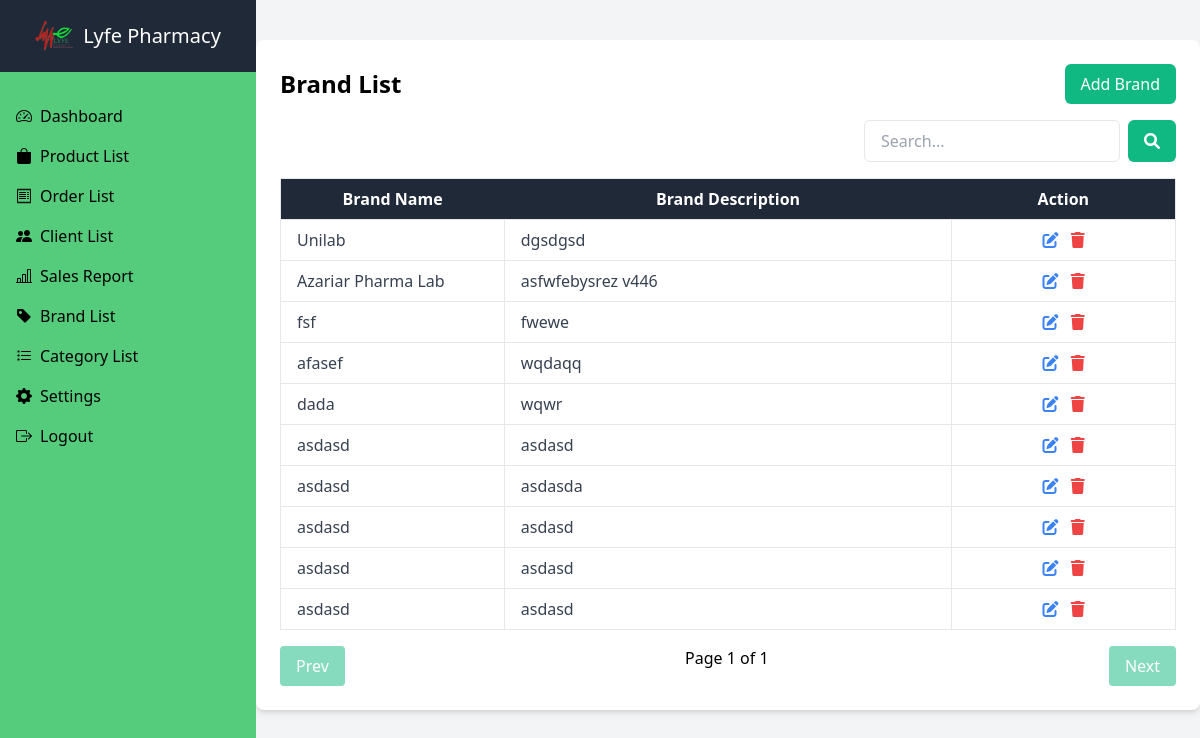
Page /admin/brand_list.php (signed in) on the committed database.
### tables this page shows
CREATE TABLE `brands` (
  `brand_id` int(11) NOT NULL,
  `brand_name` varchar(255) NOT NULL,
  `brand_description` text DEFAULT NULL
);

### admin/brand_list.php (the view, shortened to what this page needs)
<?php
$host = 'localhost';
$dbname = 'onlinepharmacy_db';
$username = 'root';
$password = '';
$perPage = 10;
$page = isset($_GET['page']) && is_numeric($_GET['page']) ? $_GET['page'] : 1;
try {
    $pdo = new PDO("mysql:host=$host;dbname=$dbname", $username, $password);
    $pdo->setAttribute(PDO::ATTR_ERRMODE, PDO::ERRMODE_EXCEPTION);
    $stmt = $pdo->query("SELECT COUNT(*) as total FROM brands");
    $total = $stmt->fetch(PDO::FETCH_ASSOC)['total'];
    $totalPages = ceil($total / $perPage);
    $page = max(1, min($totalPages, $page));
    $offset = ($page - 1) * $perPage;
    $stmt = $pdo->prepare("SELECT * FROM brands LIMIT :offset, :perPage");
    $stmt->bindParam(':offset', $offset, PDO::PARAM_INT);
    $stmt->bindParam(':perPage', $perPage, PDO::PARAM_INT);
    $stmt->execute();
    $brands = $stmt->fetchAll(PDO::FETCH_ASSOC);
} catch (PDOException $e) {
    echo "Error: " . $e->getMessage();
}
?>
<!DOCTYPE html>
<html lang="en">
<head>
    <link rel="stylesheet" href="https://cdnjs.cloudflare.com/ajax/libs/tailwindcss/2.2.19/tailwind.min.css">
    <link rel="stylesheet" href="https://cdnjs.cloudflare.com/ajax/libs/font-awesome/6.0.0-beta3/css/all.min.css">
</head>
<?php include 'inc/sidebar.php' ?>
<body class="bg-gray-100 ml-64">
    <div class="flex justify-center">
        <div class="container mx-auto mt-10 bg-white p-6 rounded-lg shadow-md">
            <div class="flex justify-between items-center mb-4">
                <h1 class="text-2xl font-semibold">Brand List</h1>
                <button id="openModalButton" class="bg-green-500 text-white px-4 py-2 rounded-md">Add Brand</button>
            </div>
            <div class="mb-4 flex justify-end items-center">
                <div class="flex">
                    <input type="text" id="search" placeholder="Search..." class="border rounded-md px-4 py-2 w-64">
                    <button type="button" class="bg-green-500 text-white hover:bg-green-300 px-4 py-2 rounded-md ml-2">
                        <i class="fas fa-search"></i>
                    </button>
                </div>
            </div>
            <div class="overflow-x-auto" style="max-height: 500px;">
                <table class="min-w-full bg-white border rounded">
                    <thead class="bg-gray-800 text-white">
                        <tr>
                            <th class="w-1/4 text-center py-2 px-4">Brand Name</th>
                            <th class="w-1/2 text-center py-2 px-4">Brand Description</th>
                            <th class="w-1/4 text-center py-2 px-4">Action</th>
                        </tr>
                    </thead>
                    <tbody class="text-gray-700" id="brandTable">
                        <?php foreach ($brands as $brand): ?>
                            <tr>
                                <td class="border px-4 py-2"><?php echo $brand['brand_name']; ?></td>
                                <td class="border px-4 py-2"><?php echo $brand['brand_description']; ?></td>
                                <td class="border px-4 py-2 text-center">
                                    <a href="edit_brand.php?id=<?php echo $brand['brand_id']; ?>" class="text-blue-500 hover:text-blue-700 mr-2"><i class="fas fa-edit"></i></a>
                                    <a href="delete_brand.php?id=<?php echo $brand['brand_id']; ?>" class="text-red-500 hover:text-red-700"><i class="fas fa-trash"></i></a>
                                </td>
                            </tr>
                        <?php endforeach; ?>
                    </tbody>
                </table>
            </div>
            <div class="flex justify-between mt-4">
                <a href="?page=<?php echo $page - 1; ?>" class="px-4 py-2 bg-green-500 text-white rounded <?php echo ($page <= 1) ? 'opacity-50 cursor-not-allowed' : ''; ?>">Prev</a>
                <div>Page <?php echo $page; ?> of <?php echo $totalPages; ?></div>
                <a href="?page=<?php echo $page + 1; ?>" class="px-4 py-2 bg-green-500 text-white rounded <?php echo ($page >= $totalPages) ? 'opacity-50 cursor-not-allowed' : ''; ?>">Next</a>
            </div>
        </div>
    </div>
</body>
</html>

### rows in the picture
brands: brand_name "Unilab", brand_description "dgsdgsd"
brands: brand_name "Azariar Pharma Lab", brand_description "asfwfebysrez v446"
brands: brand_name "fsf", brand_description "fwewe"
brands: brand_name "afasef", brand_description "wqdaqq"
brands: brand_name "dada", brand_description "wqwr"
brands: brand_name "asdasd", brand_description "asdasd"
brands: brand_name "asdasd", brand_description "asdasda"
brands: brand_name "asdasd", brand_description "asdasd"
brands: brand_name "asdasd", brand_description "asdasd"
brands: brand_name "asdasd", brand_description "asdasd"

### other values in the picture
$page "1"
$totalPages "1"
